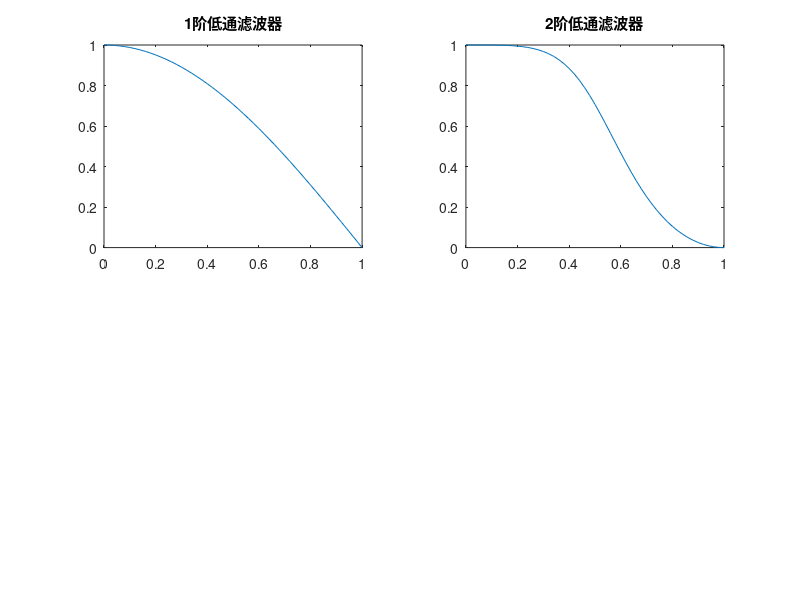
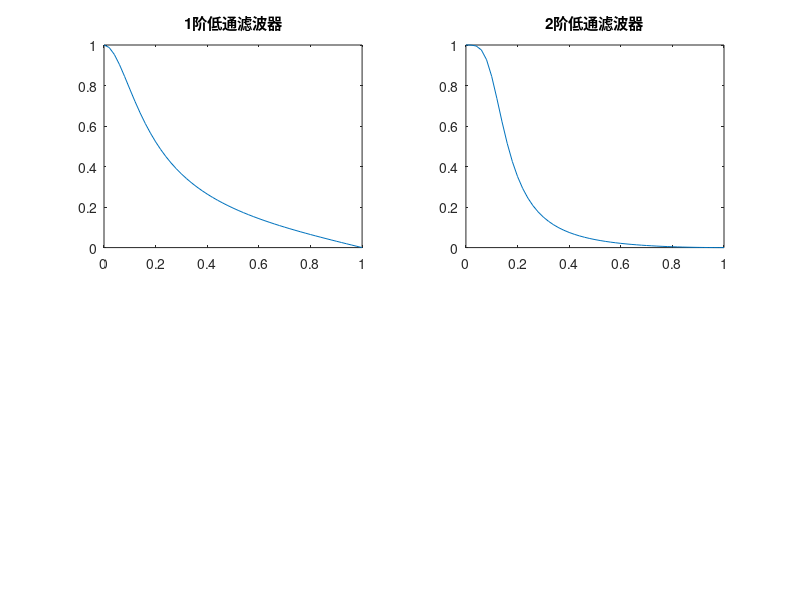
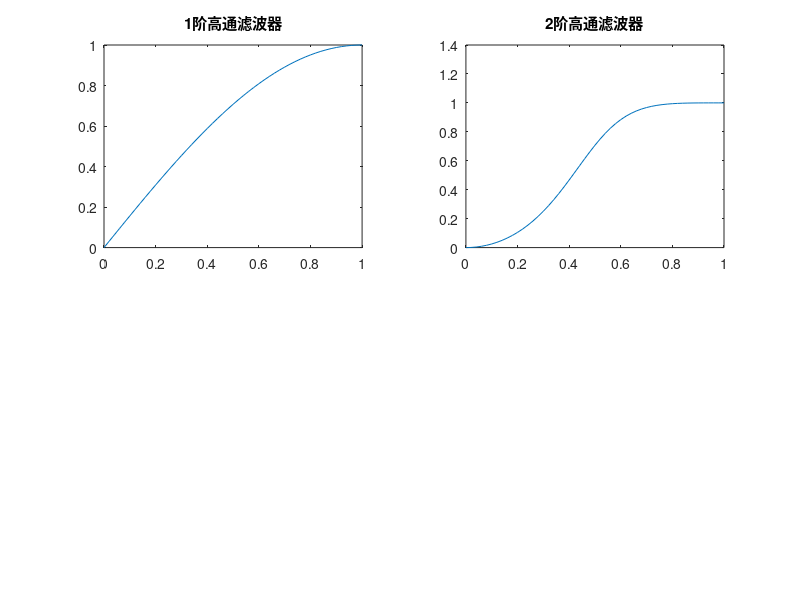
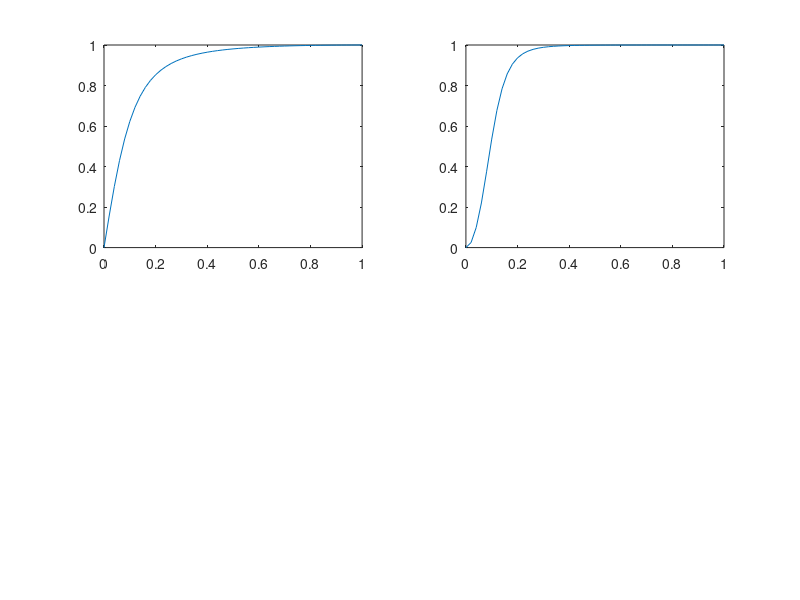

Write MATLAB code to recreate these figures, in order. (Note: this script raises an error after producing the figures.)
%% 一阶二阶滤波器仿真
% 参考<Audio Effects theory,implementation and application>
clc; clear all; close all;

%% N阶低通滤波器和高通滤波器
w = 0 : pi/50: pi;
z = exp(1i*w);
Nmax = 2; % 仿真最大阶数

% 标准滤波器
figure()
for N = 1:Nmax
    H = ones(1, length(w));
    for n = 1:N
        gamma = ((2*n - 1)/N - 1) * pi / 4;
        k = 1 / (2 * cos(gamma));
        q = -1;
        p = 1i * tan(gamma);
        Hall = k * (z - q)./(z - p); % (3.5)
        H = H.*Hall;
    end
    subplot(2,2,n);
    plot(w/pi, abs(H));
    title(sprintf("%d阶低通滤波器", n));
end

% 改变截至频率位置
% 利用映射函数F = (z - beta) ./ (1 - beta*z)
wc = pi/8;
beta = (1 - tan(wc/2)) / (1 + tan(wc/2)); % (3.15)
znew = (z - beta)./(1 - beta*z); % (3.14)

figure()
for N = 1:Nmax
    H = ones(1, length(w));
    for n = 1:N
        gamma = ((2*n - 1)/N - 1) * pi / 4;
        k = 1 / (2 * cos(gamma));
        q = -1;
        p = 1i * tan(gamma);
        Hall = k * (znew - q)./(znew - p); % (3.16)
        H = H.*Hall;
    end
    subplot(2,2,n);
    plot(w/pi, abs(H));
    title(sprintf("%d阶低通滤波器", n));
end

% 改为高通滤波器
% 利用映射函数F = -z，这个映射函数实际上是把相位平移了pi，这一点可以通过单位圆进行理解
zhp = -z;

figure()
for N = 1:Nmax
    H = ones(1, length(w));
    for n = 1:N
        gamma = ((2*n - 1)/N - 1) * pi / 4;
        k = 1 / (2 * cos(gamma));
        q = -1;
        p = 1i * tan(gamma);
        Hall = k * (zhp - q)./(zhp - p); % (3.16)
        H = H.*Hall;
    end
    subplot(2,2,n);
    plot(w/pi, abs(H));
    title(sprintf("%d阶高通滤波器", n));
end

% 高通滤波器截至频率变换
% 先变换低通滤波器的截至评频率，再平移pi
wc = pi/8;

beta = (1 - tan(wc/2)) / (1 + tan(wc/2)); % (3.15)
znew = (z - beta)./(1 - beta*z); % (3.14)
zhpnew = - znew;

figure()
for N = 1:Nmax
    H = ones(1, length(w));
    for n = 1:N
        gamma = ((2*n - 1)/N - 1) * pi / 4;
        k = 1 / (2 * cos(gamma));
        q = -1;
        p = 1i * tan(gamma);
        Hall = k * (zhpnew - q)./(zhpnew - p); % (3.16)
        H = H.*Hall;
    end
    subplot(2,2,n);
    plot(w/pi, abs(H));
end  

%% N阶low-shelf滤波器
w = 0 : pi/50: pi;
z = exp(1i*w);
Nmax = 4; % 仿真最大阶数
gmax = 4; %最大增益

% 标准滤波器
figure()
for N = 1:Nmax
    H = ones(1, length(w));
    for n = 1:N
        gamma = ((2*n - 1)/N - 1) * pi / 4;
        k = 1 / 2;
        g = gmax^(1/N);
        p = 1i * tan(gamma);
        Hall = k *...
               ((1 + p + g*(1 - p))*z - (1 + p - g*(1 - p)))./...
               (z - p); % (3.18)
        H = H.*Hall;
    end
    subplot(2,2,n);
    plot(w/pi, abs(H));
    title(sprintf("%d阶low-shelf滤波器", n));
    axis([0, 1, 0, gmax]);
end

% 改变截至频率位置
% 利用映射函数F = (z - beta) / (1 - beta*z)
wc = pi/8;
beta = (1 - tan(wc/2)) / (1 + tan(wc/2)); % (3.15)
znew = (z - beta)./(1 - beta*z); % (3.14)

figure()
for N = 1:Nmax
    H = ones(1, length(w));
    for n = 1:N
        gamma = ((2*n - 1)/N - 1) * pi / 4;
        k = 1 / 2;
        g = gmax^(1/N);
        p = 1i * tan(gamma);
        Hall = k *...
               ((1 + p + g*(1 - p))*znew - (1 + p - g*(1 - p)))./...
               (znew - p); % (3.18)
        H = H.*Hall;
    end
    subplot(2,2,n);
    plot(w/pi, abs(H));
    title(sprintf("%d阶low-shelf滤波器", n));
    axis([0, 1, 0, gmax]);
end

%% 带通滤波器
% 首先构建低通滤波器原型
% 然后利用映射函数 F = -(z.^2 + a1 * z + a2) ./ (a2*z.^2 + a1*)
w = 0 : pi/50: pi;
z = exp(1i*w);
Nmax = 4; % 仿真最大阶数
wc = pi/4; % 带通滤波器中心频率
B = pi/8;

% 标准滤波器
figure()
for N = 1:Nmax
    H = ones(1, length(w));
    for n = 1:N
        gamma = ((2*n - 1)/N - 1) * pi / 4;
        k = 1 / (2 * cos(gamma));
        q = -1;
        p = 1i * tan(gamma);
        Hall = k *...
               (z.^2 - z*(1 + q)*cos(wc) + q)./ ...
               (z.^2 - z*(1 + p)*cos(wc) + p); % (3.21)
        H = H.*Hall;
    end
    subplot(2,2,n);
    plot(w/pi, abs(H));
    title(sprintf("%d阶低通滤波器", n));
end


% 考虑带宽
% 先将低通截止频率移动到带宽处
% 再将其改为带通
% 注意低通滤波器截止频率改变后，(3.21)式子用到的p和q都要改变
beta = (1 - tan(B/2)) / (1 + tan(B/2)); % (3.15)
figure()
for N = 1:Nmax
    H = ones(1, length(w));
    for n = 1:N
        gamma = ((2*n - 1)/N - 1) * pi / 4;
        k = 1 / (2 * cos(gamma));
        q = -1;
        p = 1i * tan(gamma);
        qnew = (q + beta)/(1 + beta*q); % 映射得到新值
        pnew = (p+beta)/(1 + beta*p); % 映射得到新知
        Hall = k *...
               (z.^2 - z*(1 + qnew)*cos(wc) + qnew)./ ...
               (z.^2 - z*(1 + pnew)*cos(wc) + pnew); 
        H = H.*Hall;
    end
    subplot(2,2,n);
    plot(w/pi, abs(H));
    title(sprintf("%d阶低通滤波器", n));
end

% 考虑带宽
% 先将低通截止频率移动到带宽处
% 再将其改为带通
% 注意低通滤波器截止频率改变后，(3.21)式子用到的p和q都要改变
beta = (1 - tan(B/2)) / (1 + tan(B/2)); % (3.15)
znew = (z - beta)./(1 - beta*z); % (3.14)

figure()
for N = 1:Nmax
    H = ones(1, length(w));
    for n = 1:N
        gamma = ((2*n - 1)/N - 1) * pi / 4;
        k = 1 / (2 * cos(gamma));
        q = -1;
        p = 1i * tan(gamma);
        qnew = (q + beta)/(1 + beta*q); % 映射得到新值
        pnew = (p+beta)/(1 + beta*p); % 映射得到新知
        Hall = k *...
               (znew.^2 - znew*(1 + q)*cos(wc) + q)./ ...
               (znew.^2 - znew*(1 + p)*cos(wc) + p); 
        H = H.*Hall;
    end
    subplot(2,2,n);
    plot(w/pi, abs(H));
    title(sprintf("%d阶低通滤波器", n));
end

%% table 3.1
%% 一阶低通
wc = pi/4;
b = [tan(wc/2), tan(wc/2)];
a = [1+tan(wc/2), tan(wc/2)-1];
[h, w] = freqz(b, a, 'whole', 2001);
figure;
subplot(2,1,1);
plot(w/pi,abs(h),'.-')
axis([0 1 0 1])
legend('Response','Passband','Location','South')
ylabel('Magnitude')
title("一阶低通")
subplot(2,1,2);
plot(w/pi,db(h),'.-')
axis([0 1 -60 10])
xlabel('Normalized Frequency (\times\pi rad/sample)')
ylabel('Magnitude (dB)')

%% 一阶高通
wc = pi/4;
b = [1, -1];
a = [1+tan(wc/2), tan(wc/2)-1];
[h, w] = freqz(b, a, 'whole', 2001);
figure;
plot(w/pi,abs(h),'.-')
axis([0 1 -1 2])
legend('Response','Passband','Location','South')
ylabel('Magnitude')
title("一阶高通")

%% 一阶low-shelf
wc = pi/4;
G = 2;
b = [1+G*tan(wc/2), G*tan(wc/2)-1];
a = [1+tan(wc/2), tan(wc/2)-1];
[h, w] = freqz(b, a, 'whole', 2001);
figure;
plot(w/pi,abs(h),'.-')
axis([0 1 -1 2])
legend('Response','Passband','Location','South')
ylabel('Magnitude')
title("一阶low-shelf")

%% 一阶high-shelf
wc = pi/4;
G = 2;
b = [tan(wc/2)+G, tan(wc/2)-G];
a = [1+tan(wc/2), tan(wc/2)-1];
[h, w] = freqz(b, a, 'whole', 2001);
figure;
plot(w/pi,abs(h),'.-')
axis([0 1 -1 2])
legend('Response','Passband','Location','South')
ylabel('Magnitude')
title("一阶high-shelf")

%% 二阶带通
wc = pi/4;
B = pi/8;
b = [tan(B/2), 0, -tan(B/2)];
a = [1+tan(B/2), -2*cos(wc), 1-tan(B/2)];
[h, w] = freqz(b, a, 'whole', 2001);
figure;
plot(w/pi,abs(h),'.-')
axis([0 1 -1 2])
legend('Response','Passband','Location','South')
ylabel('Magnitude')
title("二阶带通")

%% 二阶带阻
wc = pi/4;
B = pi/8;
b = [1, -2*cos(wc), 1];
a = [1+tan(B/2), -2*cos(wc), 1-tan(B/2)];
[h, w] = freqz(b, a, 'whole', 2001);
figure;
plot(w/pi,abs(h),'.-')
axis([0 1 -1 2])
legend('Response','Passband','Location','South')
ylabel('Magnitude')
title("二阶带阻")

%% Peaking/Notch
wc = pi/4;
G = 2;
B = pi/8;
b = [1+G*tan(B/2), -2*cos(wc), 1-G*tan(B/2)];
a = [1+tan(B/2), -2*cos(wc), 1-tan(B/2)];
[h, w] = freqz(b, a, 'whole', 2001);
figure;
plot(w/pi,abs(h),'.-')
axis([0 1 -1 2])
legend('Response','Passband','Location','South')
ylabel('Magnitude')
title("Peaking/Notch")





